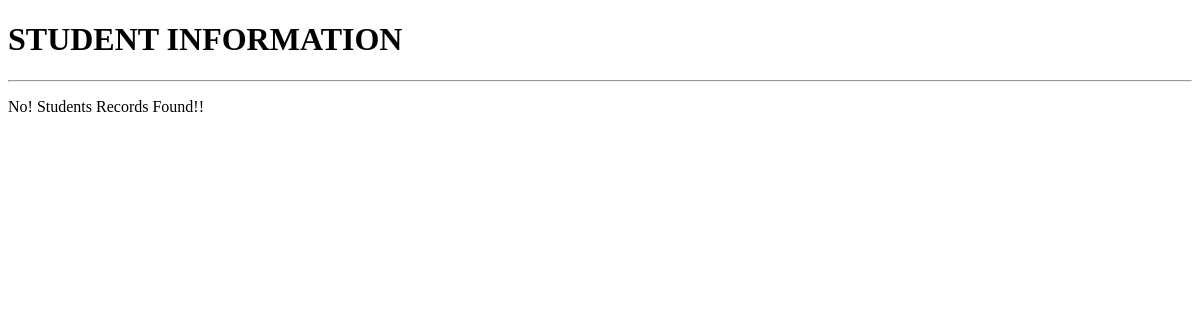
Page /student on the earlier database version.
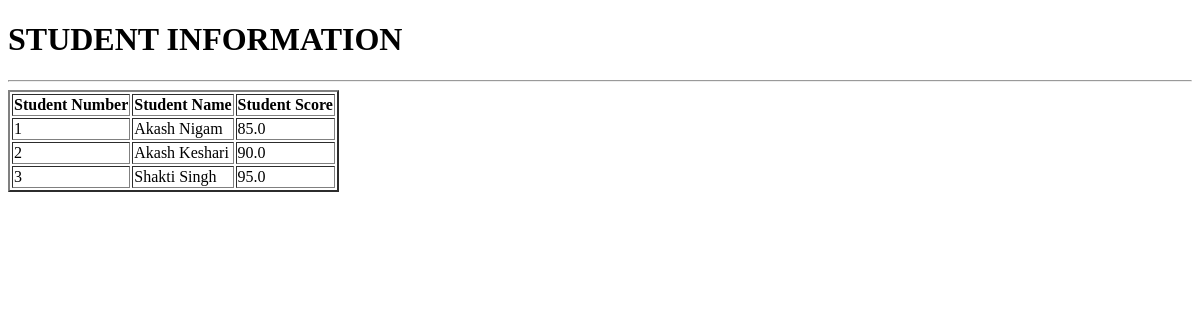
Same page on the later database version.
### my_app/models.py (models this page shows)
class Student(models.Model):
    Sno= models.IntegerField()
    Sname= models.CharField(max_length=32)
    Sscore=models.FloatField()

### my_app/views.py (the view)
# urls.py: path('student',v1.student_info),
def student_info(request):
    stu= Student.objects.order_by('Sscore')
    return render(request, 'test_app/results2.html',{'s':stu})

### templates/test_app/results2.html (shortened to what this page needs)
<!DOCTYPE html>
<html lang="en">
<head>
</head>
<body>
    <h1>STUDENT INFORMATION</h1><hr>
    {% if s %}
        <table border=2>
            <thead>
                <th>Student Number</th>
                <th>Student Name</th>
                <th>Student Score</th>
            </thead>
            {%for em in s%}
            <tr>
                <td>{{em.Sno}}</td>
                <td>{{em.Sname}}</td>
                <td>{{em.Sscore}}</td>
            </tr>
            {%endfor%}
        </table>
        {%else%}
        <p>No! Students Records Found!!</p>
    {%endif%}
</body>
</html>

Differences in the rows shown:
now on this page (row edited): Student: Sno "1", Sname "Akash Nigam", Sscore "85.0"
added Student: Sno "2", Sname "Akash Keshari", Sscore "90.0"
now on this page (row edited): Student: Sno "3", Sname "Shakti Singh", Sscore "95.0"
Other differences:
text no longer shown: "No! Students Records Found!!"
text now shown: "Student Number Student Name Student Score"
